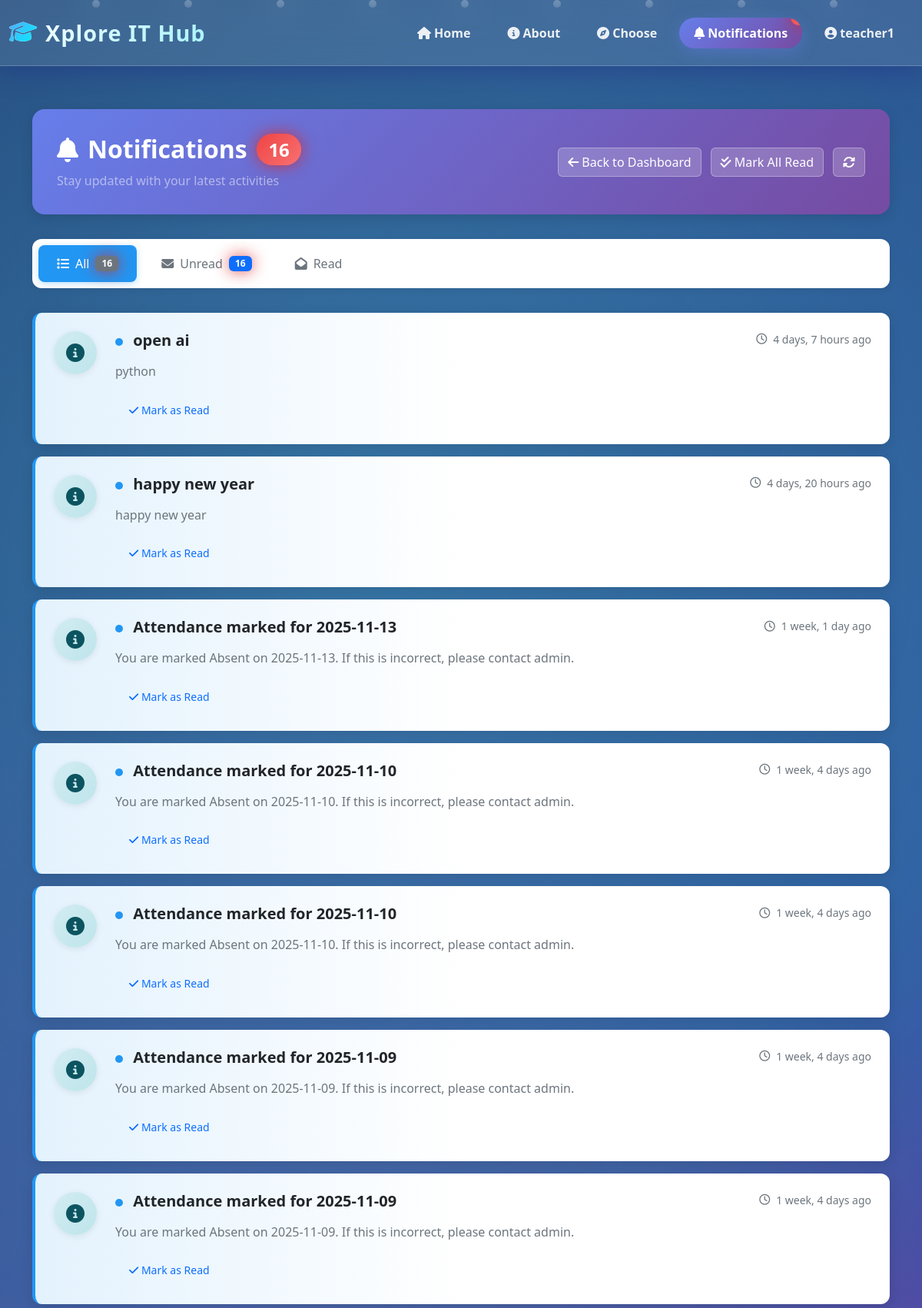
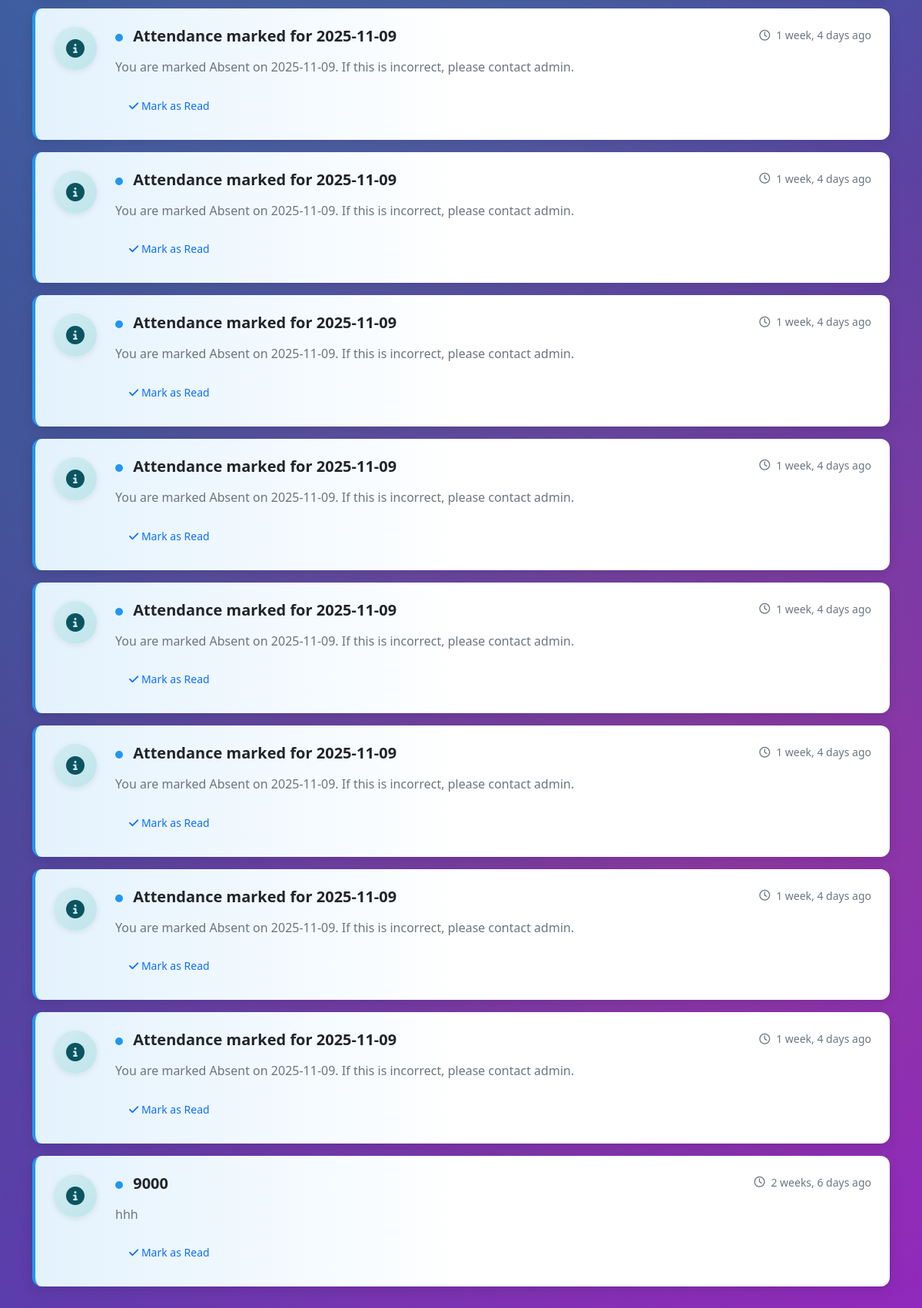
Screenshot of /notifications/ (signed in) with the database file from the repository (2 pictures, top to bottom).
### portal/models.py (models this page shows, shortened)
class Notification(models.Model):
    user = models.ForeignKey(User, on_delete=models.CASCADE)
    title = models.CharField(max_length=200)
    message = models.TextField()
    created_at = models.DateTimeField(auto_now_add=True)
    is_read = models.BooleanField(default=False)
    class Meta:
        ordering = ['-created_at']

### portal/views.py (the view, shortened to what this page needs)
# urls.py: path('notifications/', views.notifications_view, name='notifications'),
@login_required
def notifications_view(request):
    notifications = Notification.objects.filter(user=request.user)
    context = {'notifications': notifications, 'unread_count': notifications.filter(is_read=False).count()}
    return render(request, 'notifications.html', context)

### portal/context_processors.py (called while the page is built)
def unread_notifications(request):
    if request.user.is_authenticated:
        try:
            count = Notification.objects.filter(user=request.user, is_read=False).count()
        except Exception:
            count = 0
    else:
        count = 0
    return {'unread_count': count}

### templates/notifications.html (shortened to what this page needs)
{% extends 'base.html' %}
{% block content %}
<div class="container mt-4 mb-5">
  <div class="notifications-header">
    <div class="row align-items-center">
      <div class="col-md-7">
        <h2>
          <i class="fas fa-bell"></i>
          Notifications
          {% if unread_count > 0 %}
            <span class="badge bg-danger rounded-pill">{{ unread_count }}</span>
          {% endif %}
        </h2>
        <p class="text-white-50 mb-0 mt-2">Stay updated with your latest activities</p>
      </div>
      <div class="col-md-5">
        <div class="header-actions justify-content-end">
          <a href="{% url 'role_redirect' %}" class="btn btn-glass">
            <i class="fas fa-arrow-left"></i> Back to Dashboard
          </a>
          {% if unread_count > 0 %}
          <form method="POST" action="{% url 'mark_all_read' %}" class="d-inline">
            <button type="submit" class="btn btn-glass">
              <i class="fas fa-check-double"></i> Mark All Read
            </button>
          </form>
          {% endif %}
          <button class="btn btn-glass" onclick="location.reload()" title="Refresh">
            <i class="fas fa-sync-alt"></i>
          </button>
        </div>
      </div>
    </div>
  </div>
  <div class="filter-tabs">
    <button class="filter-tab active" data-filter="all">
      <i class="fas fa-list"></i> All
      <span class="badge bg-secondary">{{ notifications|length }}</span>
    </button>
    <button class="filter-tab" data-filter="unread">
      <i class="fas fa-envelope"></i> Unread
      <span class="badge bg-primary">{{ unread_count }}</span>
    </button>
    <button class="filter-tab" data-filter="read">
      <i class="fas fa-envelope-open"></i> Read
    </button>
  </div>
  <div class="notifications-container">
    {% for notif in notifications %}
      <div class="notification-item {% if not notif.is_read %}unread{% endif %}"
           data-read="{% if notif.is_read %}true{% else %}false{% endif %}">
        <div class="row align-items-start">
          <div class="col-auto">
            <div class="notification-icon notif-{{ notif.type|default:'info' }}">
              {% if notif.type == 'success' %}
                <i class="fas fa-check-circle"></i>
              {% elif notif.type == 'warning' %}
                <i class="fas fa-exclamation-triangle"></i>
              {% elif notif.type == 'danger' %}
                <i class="fas fa-times-circle"></i>
              {% else %}
                <i class="fas fa-info-circle"></i>
              {% endif %}
            </div>
          </div>
          <div class="col">
            <div class="d-flex justify-content-between align-items-start mb-2">
              <h5 class="notification-header-content">
                {% if not notif.is_read %}
                  <span class="unread-indicator me-2"></span>
                {% endif %}
                {{ notif.title }}
              </h5>
              <span class="notification-time">
                <i class="far fa-clock"></i>
                {{ notif.created_at|timesince }} ago
              </span>
            </div>
            <p class="notification-body mb-3">{{ notif.message }}</p>
            <div class="mt-3 d-flex gap-2 flex-wrap">
              {% if not notif.is_read %}
                <form method="POST" action="{% url 'mark_as_read' %}" class="d-inline">
                  <button type="submit" class="btn btn-sm btn-outline-primary btn-action">
                    <i class="fas fa-check"></i> Mark as Read
                  </button>
                </form>
              {% endif %}
            </div>
          </div>
        </div>
      </div>
    {% empty %}
      <div class="empty-state">
        <i class="fas fa-bell-slash fa-5x mb-4"></i>
        <h4 class="text-muted mb-3">No notifications yet</h4>
        <p class="text-muted">When you receive notifications, they'll appear here</p>
      </div>
    {% endfor %}
  </div>
</div>
{% endblock %}

### templates/base.html (shortened to what this page needs)
{% load static %}
<!DOCTYPE html>
<html lang="en">
<head>
    <link href="https://cdn.jsdelivr.net/npm/bootstrap@5.3.0/dist/css/bootstrap.min.css" rel="stylesheet">
    <link rel="stylesheet" href="https://cdnjs.cloudflare.com/ajax/libs/font-awesome/6.4.0/css/all.min.css">
    <link rel="stylesheet" href="{% static 'css/style.css' %}">
    <link rel="stylesheet" href="{% static 'css/dashboard-analytics.css' %}">
    <link rel="stylesheet" href="{% static 'css/live-updates.css' %}">
</head>
<body>
    <div class="particle" style="left: 10%; animation-delay: 0s;"></div>
    <div class="particle" style="left: 20%; animation-delay: 2s;"></div>
    <div class="particle" style="left: 30%; animation-delay: 4s;"></div>
    <div class="particle" style="left: 40%; animation-delay: 6s;"></div>
    <div class="particle" style="left: 50%; animation-delay: 8s;"></div>
    <div class="particle" style="left: 60%; animation-delay: 10s;"></div>
    <div class="particle" style="left: 70%; animation-delay: 12s;"></div>
    <div class="particle" style="left: 80%; animation-delay: 14s;"></div>
    <div class="particle" style="left: 90%; animation-delay: 16s;"></div>
    <nav class="navbar navbar-expand-lg navbar-dark">
        <div class="container-fluid">
            <a class="navbar-brand" href="{% url 'home' %}">
                <i class="fas fa-graduation-cap"></i> Xplore IT Hub
            </a>
            <div class="collapse navbar-collapse" id="navbarNav">
                <ul class="navbar-nav ms-auto">
                    <li class="nav-item"><a class="nav-link" href="{% url 'home' %}"><i class="fas fa-home"></i> Home</a></li>
                    <li class="nav-item"><a class="nav-link" href="{% url 'about' %}"><i class="fas fa-info-circle"></i> About</a></li>
                    <li class="nav-item"><a class="nav-link" href="{% url 'choose' %}"><i class="fas fa-compass"></i> Choose</a></li>
                    {% if user.is_authenticated %}
                        <li class="nav-item">
                            <a class="nav-link position-relative" href="{% url 'notifications' %}">
                                <i class="fas fa-bell"></i> Notifications
                                {% if unread_count and unread_count > 0 %}
                                    <span class="position-absolute top-0 start-100 translate-middle badge rounded-pill bg-danger">{{ unread_count }}</span>
                                {% endif %}
                            </a>
                        </li>
                        <li class="nav-item dropdown">
                            <a class="nav-link dropdown-toggle" href="#" id="userDropdown" role="button" data-bs-toggle="dropdown">
                                <i class="fas fa-user-circle"></i> {{ user.username }}
                            </a>
                        </li>
                    {% endif %}
                </ul>
            </div>
        </div>
    </nav>
    <main>
        {% block content %}{% endblock %}
    </main>
</body>
</html>

### static/css/style.css (style rules this page uses)
:root { --primary-color: #0d6efd; --secondary-color: #6c757d; --success-color: #198754; --danger-color: #dc3545; --warning-color: #ffc107; }
body { font-family: 'Segoe UI', Tahoma, Geneva, Verdana, sans-serif; background-color: #f8f9fa; }

### static/css/live-updates.css (style rules this page uses)
.badge { padding: 0.35em 0.65em; font-size: 0.75em; font-weight: 600; text-transform: capitalize; }
.badge.bg-danger { background: linear-gradient(135deg, #ef4444 0%, #f87171 100%) !important; }

### templates/base.html (style rules this page uses)
:root { --primary-gradient: linear-gradient(135deg, #667eea 0%, #764ba2 100%); --secondary-gradient: linear-gradient(135deg, #f093fb 0%, #f5576c 100%); --success-gradient: linear-gradient(135deg, #4facfe 0%, #00f2fe 100%); --warning-gradient: linear-gradient(135deg, #fa709a 0%, #fee140 100%); --dark-gradient: linear-gradient(135deg, #434343 0%, #000000 100%); --glass-bg: rgba(255, 255, 255, 0.1); --glass-border: rgba(255, 255, 255, 0.2); }
* { margin: 0; padding: 0; box-sizing: border-box; }
body { background: linear-gradient(135deg, #1e3c72 0%, #2a5298 50%, #7e22ce 100%); min-height: 100vh; font-family: 'Segoe UI', Tahoma, Geneva, Verdana, sans-serif; position: relative; overflow-x: hidden; }
body::before { content: ''; position: fixed; top: 0; left: 0; width: 100%; height: 100%; background: radial-gradient(circle at 20% 50%, rgba(120, 119, 198, 0.3) 0%, transparent 50%), radial-gradient(circle at 80% 80%, rgba(252, 70, 107, 0.3) 0%, transparent 50%), radial-gradient(circle at 40% 20%, rgba(103, 232, 249, 0.3) 0%, transparent 50%); animation: gradientShift 15s ease infinite; pointer-events: none; z-index: 0; }
.particle { position: fixed; width: 10px; height: 10px; background: rgba(255, 255, 255, 0.5); border-radius: 50%; pointer-events: none; z-index: 1; animation: float 20s infinite; }
.navbar { background: rgba(255, 255, 255, 0.1) !important; backdrop-filter: blur(20px); border-bottom: 1px solid rgba(255, 255, 255, 0.2); box-shadow: 0 8px 32px 0 rgba(31, 38, 135, 0.37); padding: 1rem 0; position: relative; z-index: 1000; transition: all 0.3s ease; }
.navbar-brand { font-size: 1.8rem; font-weight: 800; background: linear-gradient(135deg, #fff 0%, #a5f3fc 100%); -webkit-background-clip: text; -webkit-text-fill-color: transparent; background-clip: text; letter-spacing: 1px; transition: all 0.3s ease; display: flex; align-items: center; gap: 10px; }
.navbar-brand i { background: var(--success-gradient); -webkit-background-clip: text; -webkit-text-fill-color: transparent; background-clip: text; animation: pulse 2s ease-in-out infinite; }
.nav-link { color: rgba(255, 255, 255, 0.9) !important; font-weight: 600; padding: 0.5rem 1.2rem !important; margin: 0 0.3rem; border-radius: 25px; transition: all 0.3s ease; position: relative; overflow: hidden; }
.nav-link::before { content: ''; position: absolute; top: 0; left: -100%; width: 100%; height: 100%; background: linear-gradient(90deg, transparent, rgba(255, 255, 255, 0.2), transparent); transition: left 0.5s ease; }
.nav-link.active { background: var(--primary-gradient); color: #fff !important; box-shadow: 0 5px 20px rgba(102, 126, 234, 0.4); }
.badge { animation: bounce 2s ease-in-out infinite; box-shadow: 0 0 20px rgba(220, 38, 38, 0.8); }
main { position: relative; z-index: 2; min-height: calc(100vh - 100px); padding: 2rem 0; }
.container, .container-fluid { position: relative; z-index: 2; }
.fas, .fab { transition: all 0.3s ease; }
#userDropdown { position: relative; }
#userDropdown::after { content: ''; position: absolute; top: 50%; left: 50%; width: 100%; height: 100%; transform: translate(-50%, -50%); border-radius: 50%; background: radial-gradient(circle, rgba(255, 255, 255, 0.3) 0%, transparent 70%); opacity: 0; transition: opacity 0.3s ease; }

### rows the page displays
Notification: is_read False (drawn), title "open ai", created_at "4 days, 7 hours", message "python"
Notification: is_read False (drawn), title "happy new year", created_at "4 days, 20 hours", message "happy new year"
Notification: is_read False (drawn), title "Attendance marked for 2025-11-13", created_at "1 week, 1 day", message "You are marked Absent on 2025-11-13. If this is incorrect, please contact admin."
Notification: is_read False (drawn), title "Attendance marked for 2025-11-10", created_at "1 week, 4 days", message "You are marked Absent on 2025-11-10. If this is incorrect, please contact admin."
Notification: is_read False (drawn), title "Attendance marked for 2025-11-10", created_at "1 week, 4 days", message "You are marked Absent on 2025-11-10. If this is incorrect, please contact admin."
Notification: is_read False (drawn), title "Attendance marked for 2025-11-09", created_at "1 week, 4 days", message "You are marked Absent on 2025-11-09. If this is incorrect, please contact admin."
Notification: is_read False (drawn), title "Attendance marked for 2025-11-09", created_at "1 week, 4 days", message "You are marked Absent on 2025-11-09. If this is incorrect, please contact admin."
Notification: is_read False (drawn), title "Attendance marked for 2025-11-09", created_at "1 week, 4 days", message "You are marked Absent on 2025-11-09. If this is incorrect, please contact admin."
Notification: is_read False (drawn), title "Attendance marked for 2025-11-09", created_at "1 week, 4 days", message "You are marked Absent on 2025-11-09. If this is incorrect, please contact admin."
Notification: is_read False (drawn), title "Attendance marked for 2025-11-09", created_at "1 week, 4 days", message "You are marked Absent on 2025-11-09. If this is incorrect, please contact admin."
Notification: is_read False (drawn), title "Attendance marked for 2025-11-09", created_at "1 week, 4 days", message "You are marked Absent on 2025-11-09. If this is incorrect, please contact admin."
Notification: is_read False (drawn), title "Attendance marked for 2025-11-09", created_at "1 week, 4 days", message "You are marked Absent on 2025-11-09. If this is incorrect, please contact admin."
Notification: is_read False (drawn), title "Attendance marked for 2025-11-09", created_at "1 week, 4 days", message "You are marked Absent on 2025-11-09. If this is incorrect, please contact admin."
Notification: is_read False (drawn), title "Attendance marked for 2025-11-09", created_at "1 week, 4 days", message "You are marked Absent on 2025-11-09. If this is incorrect, please contact admin."
Notification: is_read False (drawn), title "Attendance marked for 2025-11-09", created_at "1 week, 4 days", message "You are marked Absent on 2025-11-09. If this is incorrect, please contact admin."
Notification: is_read False (drawn), title "9000", created_at "2 weeks, 6 days", message "hhh"

### other values shown
{{ user.username }} "teacher1"
{{ unread_count }} "16"
{{ notifications|length }} "16"
